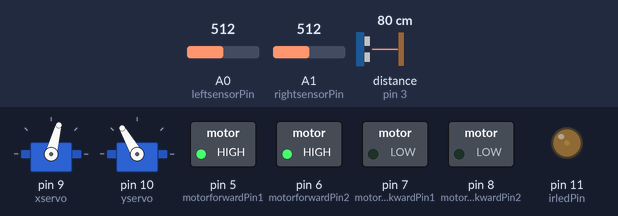
The sketch below on a simulated Arduino Leonardo, built with avr-gcc and run on an emulated ATmega32U4. Shown: 2 × servo, switched loads named in the sketch (green lamp = pin HIGH), output pins drawn as LEDs (lit = HIGH). Wiring (inferred from the names in the program): ultrasonic range finder: trigger pin 3; echo pin 3. Inputs (shaded band) come from the test bench; at power-on: distance to the obstacle (sensor on pin 3) 80 cm, A0 (leftsensorPin) = 512, A1 (rightsensorPin) = 512. The echo pulse lasts 58.3 µs per cm.

Above: at 0.82 s.
1.3 s: distance to the obstacle (sensor on pin 3) set to 12 cm
2.8 s: distance to the obstacle (sensor on pin 3) set to 9 cm
At 4.0 s:
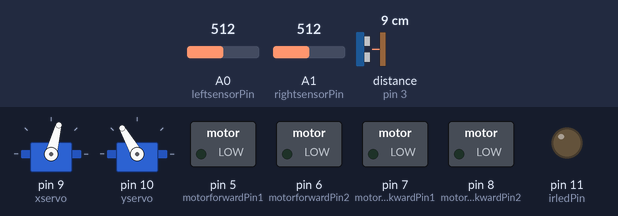
4.3 s: distance to the obstacle (sensor on pin 3) set to 18 cm
At 6.12 s:
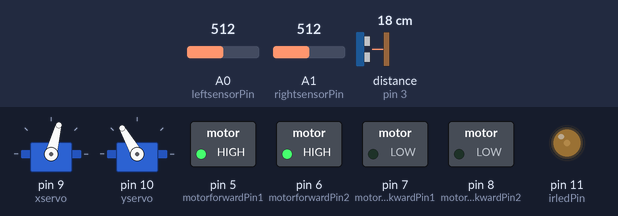
Timing chart, 0 to 13.3 s (numbered marks = the images above; inputs shaded):
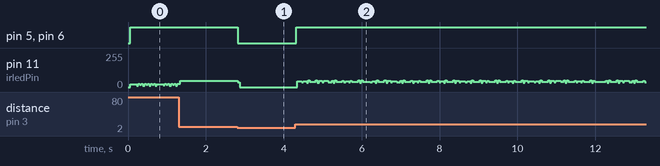

Measured:
- the behaviour switches between 11 and 10 cm on distance to the obstacle (sensor on pin 3) (found by bisection; images 0 and 1)
- after the input at 2.8 s, pin 5 (motorforwardPin1), pin 6 (motorforwardPin2): HIGH → LOW at once; pin 11 (irledPin): 46/255 → 0/255 at once
- after the input at 4.3 s, pin 5 (motorforwardPin1), pin 6 (motorforwardPin2): LOW → HIGH at once

The sketch:

IRbotFinder.ino
```cpp
#include<Servo.h>

int northPin=A5;
int eastPin=A4;
int southPin=A3;
int westPin=A2;

const int motorforwardPin1=5;
const int motorforwardPin2=6;
const int motorbackwardPin1=7;
const int motorbackwardPin2=8;

int motorSpeed=255;
unsigned int count=0;

const int ultrasensorPin=3;

Servo xservo;
Servo yservo;
const int xCenter=75;
const int xLeft=160;
const int xRight=0;
const int yCenter=120;

void setup()
{
	Serial.begin(9600);
	pinMode(A2, INPUT);
	pinMode(A3, INPUT);
	pinMode(A4, INPUT);
	pinMode(A5, INPUT);
	pinMode(5, OUTPUT);
	pinMode(6, OUTPUT);
	pinMode(7, OUTPUT);
	pinMode(8, OUTPUT);
	pinMode(11, OUTPUT);
	xservo.attach(9);
	yservo.attach(10);
	xservo.write(xCenter);
	yservo.write(yCenter);
}

void loop()
{
	while((ultraSensor()<10)||((irCompound()<300)&&(irCompound()>200))){
		stop();
	}
	while((ultraSensor()<5)||(irCompound()>300)){
		reverse();
	}
	forward();
}

int ultraSensor()
{
        int ultrasensorDistance=0;
        int index=4;
        unsigned long duration[5];
        for(int i=0;i<index;i++){
                pinMode(ultrasensorPin, OUTPUT);
                digitalWrite(ultrasensorPin, LOW);
                delayMicroseconds(5);
                digitalWrite(ultrasensorPin,HIGH);
                delayMicroseconds(5);
                digitalWrite(ultrasensorPin, LOW);
                pinMode(ultrasensorPin, INPUT);
                duration[i]=pulseIn(ultrasensorPin, HIGH);
		duration[i]=duration[i]/2;
                duration[i]=int(duration[i]/29);
                ultrasensorDistance=ultrasensorDistance+duration[i];
		delayMicroseconds(100);
        }
        ultrasensorDistance=ultrasensorDistance/index;
        return ultrasensorDistance;
}

int irCompound()
{
	int irledPin=11;
        int leftsensorPin=A0;
        int rightsensorPin=A1;
        int index=4;
	int leftsensorAverage=0;
	int rightsensorAverage=0;
        int irdistanceAverage=0;
        struct compoundIR {
                int leftsensorValue;
                int rightsensorValue;
                int irDistance;
        };
        struct compoundIR irValue[15];
        for(int i=0;i<index;i++){
                digitalWrite(irledPin,HIGH);
                delayMicroseconds(100);
                irValue[i].leftsensorValue=analogRead(leftsensorPin);
                irValue[i].rightsensorValue=analogRead(rightsensorPin);
                digitalWrite(irledPin,LOW);
                delayMicroseconds(100);
                irValue[i].leftsensorValue=irValue[i].leftsensorValue-analogRead(leftsensorPin);
                irValue[i].rightsensorValue=irValue[i].rightsensorValue-analogRead(rightsensorPin);
                irValue[i].irDistance=(irValue[i].leftsensorValue+irValue[i].rightsensorValue)/2;
		leftsensorAverage=leftsensorAverage+irValue[i].leftsensorValue;
		rightsensorAverage=rightsensorAverage+irValue[i].rightsensorValue;
                irdistanceAverage=irdistanceAverage+irValue[i].irDistance;
        }
	leftsensorAverage=leftsensorAverage/index;
	rightsensorAverage=rightsensorAverage/index;
        irdistanceAverage=irdistanceAverage/index;
	return irdistanceAverage;
}

void move()
{
	if(direction()==1){
		forward();
	}
	else if(direction()==2){
		rightTurn();
	}
	else if(direction()==3){
		leftTurn();
	}
	else if(direction()==4){
		int turnLeft=analogRead(westPin);
		int turnRight=analogRead(eastPin);
		if(turnLeft < turnRight){
			leftTurn();
		}
		else if(turnLeft > turnRight){
			rightTurn();
		}
	}
	else
	stop();
}

int direction()
{
	struct sensorData {
		int northData;
		int eastData;
		int westData;
		int southData;
	};
	int northReading;
	int eastReading;
	int southReading;
	int westReading;
	int N=0;
	int E=0;
	int W=0;
	int S=0;
	int irDirection=0;
	struct sensorData sensorReading[25];
	for(int i=0;i<=4;i++){
		northReading=analogRead(northPin);
        	eastReading=analogRead(eastPin);
        	southReading=analogRead(southPin);
        	westReading=analogRead(westPin);
		sensorReading[i].northData=northReading;
		sensorReading[i].eastData=eastReading;
		sensorReading[i].westData=westReading;
		sensorReading[i].southData=southReading;
		if(sensorReading[i].northData < 100){
			N += 1;
		}
		else if(sensorReading[i].eastData < 100){
			E += 1;
		}
		else if(sensorReading[i].westData < 100){
			W += 1;
		}
		else if(sensorReading[i].southData < 100){
			S += 1;
		}
		delay(25);
	}
	if((N>E) && (N>W) && (N>S)) {
		irDirection=1;
	}
	else if((E>N) && (E>W) && (E>S)){
		irDirection=2;
	}
	else if((W>N) && (W>E) && (W>S)){
		irDirection=3;
	}
	else if((S>N) && (S>E) && (S>W)){
		irDirection=4;
	}
	else
		irDirection=0;
	return irDirection;
}

void forward()
{
		analogWrite(5,motorSpeed);
        	analogWrite(6,motorSpeed);
        	digitalWrite(motorbackwardPin1,LOW);
        	digitalWrite(motorbackwardPin2,LOW);

}

void reverse()
{
	analogWrite(5,motorSpeed);
        analogWrite(6,motorSpeed);
	digitalWrite(7,HIGH);
        digitalWrite(8,HIGH);
}

void left()
{
	 analogWrite(5,motorSpeed);
        analogWrite(6,100);
	digitalWrite(7,LOW);
        digitalWrite(8,HIGH);
}

void leftTurn(){
        analogWrite(5,motorSpeed);
        analogWrite(6,motorSpeed);
        digitalWrite(motorbackwardPin1,LOW);
        digitalWrite(motorbackwardPin2,HIGH);
}


void right()
{
        analogWrite(5,100);
        analogWrite(6,motorSpeed);
        digitalWrite(7,LOW);
        digitalWrite(8,LOW);
}

void rightTurn(){
	analogWrite(5,motorSpeed);
        analogWrite(6,motorSpeed);
        digitalWrite(motorbackwardPin1,HIGH);
        digitalWrite(motorbackwardPin2,LOW);
}

void stop()
{
	digitalWrite(5,LOW);
        digitalWrite(6,LOW);
	digitalWrite(7,LOW);
        digitalWrite(8,LOW);
}

/*
int encoderCount()
{
        int encoderData1=analogRead(A0);
        int encoderData2=analogRead(A1);
        int motorBreak1=digitalRead(motorbackwardPin1);
        int motorBreak2=digitalRead(motorbackwardPin2);
        int encoderValue1=0;
        int encoderValue2=0;
        boolean movingForward=false;

        if((encoderData1 < 500) && (encoderData2 < 500) && ((motorBreak1 == LOW) || (motorBreak2 == LOW))){
                encoderValue1=1;
                movingForward=true;
        }
        else {
                encoderValue1=0;
        }
        if((encoderValue1 != encoderValue2) && (movingForward == true)){
                count ++;
        }
        encoderValue2=encoderValue1;
        return count;
}
*/
```
